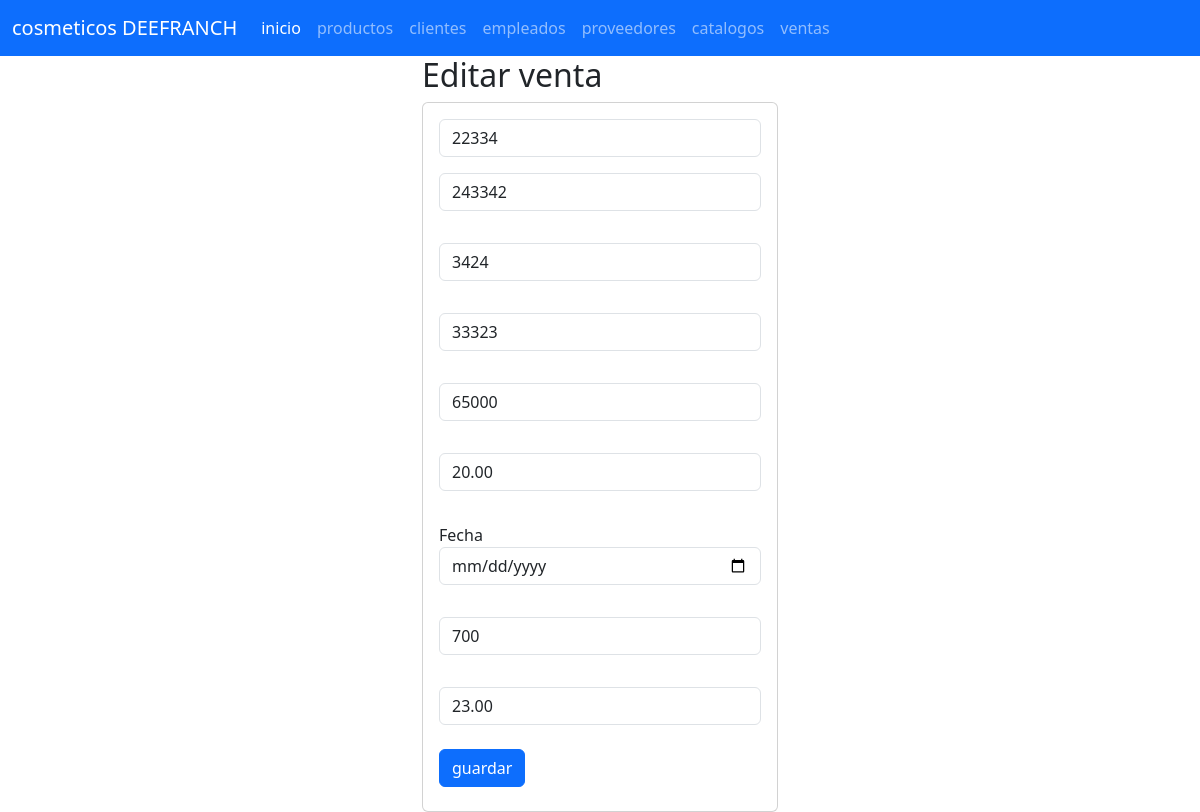
Page /seleccionarventa/22334 on the committed database.
### venta_app/models.py (models this page shows, shortened)
class Ventas(models.Model):
    codigo=models.CharField(primary_key=True,max_length=6)
    id_cliente=models.CharField(max_length=100)
    id_empleado=models.CharField(max_length=100)
    id_producto = models.CharField(max_length=10)
    factura=models.CharField(max_length=100)
    descuento= models.CharField(max_length=10)
    fecha_venta = models.DateField(null=True, blank=True)
    pago=models.CharField(max_length=100)
    iva=models.CharField(max_length=100)

### venta_app/views.py (the view)
# urls.py: path("seleccionarventa/<codigo>",views.SeleccionarVentas,name="seleccionarventa"),
def SeleccionarVentas(request,codigo):
    lasventas=Ventas.objects.get(codigo=codigo)
    return render(request,"editarventa.html",{"lasventas":lasventas})

### venta_app/templates/editarventa.html
{% extends "base.html" %}
{% block cuerpo  %}
<div class="row">
    <div class="col-md-4 offset-md-4">
<h2>Editar venta</h2>
<div class="card">
    <div class="card-body">
        <form action="/editarventa/" method="POST">{% csrf_token %}
            <div class="form-group">
                <input type="text" id="txtcod" name="txtcod" class="form-control" value="{{lasventas.codigo}}" placeholder="codigo Producto" minlenght="6" maxLenght="6" required>
            </div>
            <div class="form-group py-3">
                <input type="text" id="numcliente" name="numcliente"class="form-control" value="{{lasventas.id_cliente}}" placeholder="codigo cliente"   maxLenght="100" required>
            </div>
            <div class="form-group py-3">
                <input type="text" id="numemp" name="numemp"class="form-control" value="{{lasventas.id_empleado}}" placeholder="codigo empleado"   maxLenght="100" required>
            </div>
            <div class="form-group py-3">
                <input type="text" id="numprodu" name="numprodu" class="form-control" value="{{lasventas.id_producto}}" placeholder="codigo producto"   maxLenght="100" required>
            </div>
            <div class="form-group py-3">
                <input type="text" id="numfact" name="numfact" class="form-control" value="{{lasventas.factura}}" placeholder="factura"   maxLenght="100" required>
            </div>
            <div class="form-group py-3">
                <input type="text" id="numdesc" name="numdesc" class="form-control" value="{{lasventas.descuento}}" placeholder="descuento"   maxLenght="100" required>
            </div>
            <div class="form-group py-3">
                <label for="numfecha">Fecha</label>
                <input type="date" id="numfecha" name="numfecha" class="form-control" value="{{lasventas.fecha_venta}}"  required>
            </div>
            <div class="form-group py-3">
                <input type="text" id="numpago" name="numpago" class="form-control" value="{{lasventas.pago}}" placeholder="pago"   maxLenght="100" required>
            </div>
            <div class="form-group py-3">
                <input type="text" id="numiva" name="numiva" class="form-control" value="{{lasventas.iva}}" placeholder="IVA"   maxLenght="100" required>
            </div>
            <div class="form-group py-2">
                <button type="submit" class="btn btn-primary">guardar</button>
            </div>
        </form>
    </div>
</div>
    </div>
</div>
{% endblock  %}

### rows in the picture
Ventas: txtcod "22334", numcliente "243342", numemp "3424", numprodu "33323", numfact "65000", numdesc "20.00", numpago "700", numiva "23.00"
